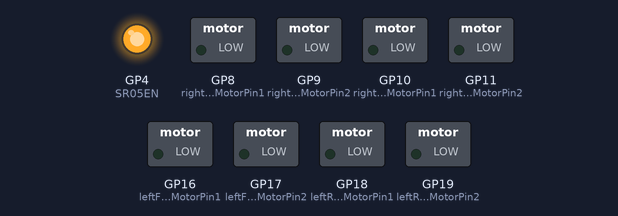
Simulated run of this program. Board: Raspberry Pi Pico running MicroPython. Shown: switched loads named in the program (green lamp = pin HIGH), output pins drawn as LEDs (lit = HIGH). At 0.0 s the program stops and its outputs stay as they are.

Above: at 0.1 s.
Timing chart, 0 to 1.5 s (numbered marks = the images above):
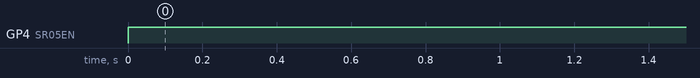

Measured:
- by itself, GP4 (SR05EN): LOW → HIGH at 0.00 s

The program:

configuration.py
```python
"""
 moving robot raspberry pico and wifi

 configuration (this hold the configuration and main settings of the robot)

 Copyright 2025 Gabriel Dimitriu
  This file is part of raspberryPicoDroids project.

 raspberryPicoDroids is free software; you can redistribute it and/or modify
 it under the terms of the GNU General Public License as published by
 the Free Software Foundation; either version 2 of the License, or
 (at your option) any later version.

 raspberryPicoDroids is distributed in the hope that it will be useful,
 but WITHOUT ANY WARRANTY; without even the implied warranty of
 MERCHANTABILITY or FITNESS FOR A PARTICULAR PURPOSE.  See the
 GNU General Public License for more details.

 You should have received a copy of the GNU General Public License
 along with raspberryPicoDroids; if not, write to the Free Software
 Foundation, Inc., 59 Temple Place, Suite 330, Boston, MA  02111-1307
"""
from machine import Pin, PWM
SSID = 'YOUR_SSID'
PASSWORD = 'YOUR_PASSWORD'
PORT = 4242
ABSOLUTE_MAX_POWER = 65025
MAX_POWER = 65025
MIN_POWER = 30000
RESOLUTION_ENCODER = 20
WHEEL_RADIUS = 3.25
COUNT_ROTATE_90_LEFT = 16
COUNT_ROTATE_90_RIGHT = 16
# left front engine
leftFrontMotorPin1 = PWM(Pin(16))
leftFrontMotorPin2 = PWM(Pin(17))
left_front_motor_encoder = Pin(15, Pin.IN, Pin.PULL_UP)

# right front engine
rightFrontMotorPin1 = PWM(Pin(10))
rightFrontMotorPin2 = PWM(Pin(11))
right_front_motor_encoder = Pin(13, Pin.IN, Pin.PULL_UP)

# left rear engine
leftRearMotorPin1 = PWM(Pin(18))
leftRearMotorPin2 = PWM(Pin(19))
left_rear_motor_encoder = Pin(1, Pin.IN, Pin.PULL_UP)

# right rear engine
rightRearMotorPin1 = PWM(Pin(8))
rightRearMotorPin2 = PWM(Pin(9))
right_rear_motor_encoder = Pin(2, Pin.IN, Pin.PULL_UP)

STOP_DISTANCE = 5
LOW_POWER_DISTANCE = 15
IOE_SR05_DISABLE = True
# servo
servoPin = PWM(Pin(22))
# IOE-SR05
PIO_RX_PIN = Pin(5, Pin.IN, Pin.PULL_UP)
SR05EN = Pin(4, Pin.OUT)
SR05EN.high()
# IOE-SR05
MAX_RANGE_SENSOR = 200

DEBUG_MODE = True

PWM_FREQUENCY = 4000  # 4800000 4.8Mhz

# sensors
left_front_sensor = Pin(14, Pin.IN, Pin.PULL_UP)
right_front_sensor = Pin(12, Pin.IN, Pin.PULL_UP)
left_rear_sensor = Pin(0, Pin.IN, Pin.PULL_UP)
right_rear_sensor = Pin(6, Pin.IN, Pin.PULL_UP)
```
